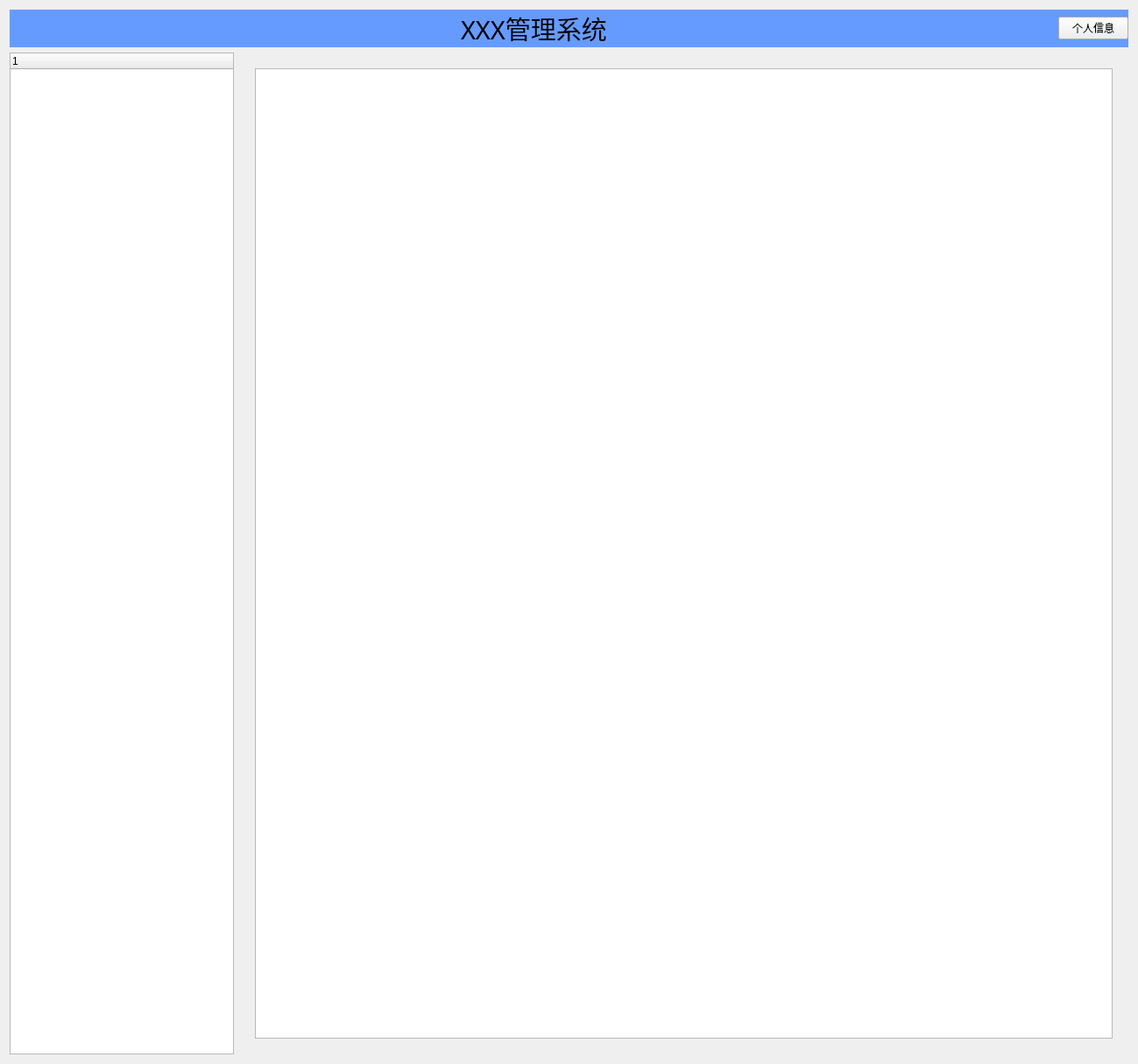
<?xml version="1.0" encoding="UTF-8"?>
<ui version="4.0">
 <class>Widget</class>
 <widget class="QWidget" name="Widget">
  <property name="geometry">
   <rect>
    <x>0</x>
    <y>0</y>
    <width>1299</width>
    <height>1215</height>
   </rect>
  </property>
  <property name="windowTitle">
   <string>Widget</string>
  </property>
  <layout class="QGridLayout" name="gridLayout">
   <item row="0" column="0">
    <widget class="QWidget" name="toBar" native="true">
     <property name="styleSheet">
      <string notr="true">QWidget#toBar{
	background-color: rgb(101, 155, 255);
}

</string>
     </property>
     <layout class="QHBoxLayout" name="horizontalLayout">
      <property name="spacing">
       <number>0</number>
      </property>
      <property name="leftMargin">
       <number>0</number>
      </property>
      <property name="topMargin">
       <number>0</number>
      </property>
      <property name="rightMargin">
       <number>0</number>
      </property>
      <property name="bottomMargin">
       <number>0</number>
      </property>
      <item>
       <spacer name="horizontalSpacer">
        <property name="orientation">
         <enum>Qt::Horizontal</enum>
        </property>
        <property name="sizeHint" stdset="0">
         <size>
          <width>40</width>
          <height>20</height>
         </size>
        </property>
       </spacer>
      </item>
      <item>
       <widget class="QLabel" name="label">
        <property name="font">
         <font>
          <family>Agency FB</family>
          <pointsize>22</pointsize>
         </font>
        </property>
        <property name="text">
         <string>XXX管理系统</string>
        </property>
       </widget>
      </item>
      <item>
       <spacer name="horizontalSpacer_2">
        <property name="orientation">
         <enum>Qt::Horizontal</enum>
        </property>
        <property name="sizeHint" stdset="0">
         <size>
          <width>40</width>
          <height>20</height>
         </size>
        </property>
       </spacer>
      </item>
      <item>
       <widget class="QPushButton" name="pushButton">
        <property name="text">
         <string>个人信息</string>
        </property>
       </widget>
      </item>
     </layout>
    </widget>
   </item>
   <item row="1" column="0">
    <layout class="QHBoxLayout" name="horizontalLayout_2" stretch="0,3">
     <item>
      <widget class="QTreeWidget" name="navBar">
       <column>
        <property name="text">
         <string notr="true">1</string>
        </property>
       </column>
      </widget>
     </item>
     <item>
      <widget class="QStackedWidget" name="stackedWidget">
       <widget class="QWidget" name="page_1">
        <layout class="QGridLayout" name="gridLayout_3">
         <item row="0" column="0">
          <widget class="QWidget" name="widget" native="true">
           <layout class="QGridLayout" name="gridLayout_2">
            <item row="0" column="0">
             <widget class="QTableView" name="usertableView"/>
            </item>
           </layout>
          </widget>
         </item>
        </layout>
       </widget>
       <widget class="QWidget" name="page_2"/>
      </widget>
     </item>
    </layout>
   </item>
  </layout>
 </widget>
 <resources/>
 <connections/>
</ui>
